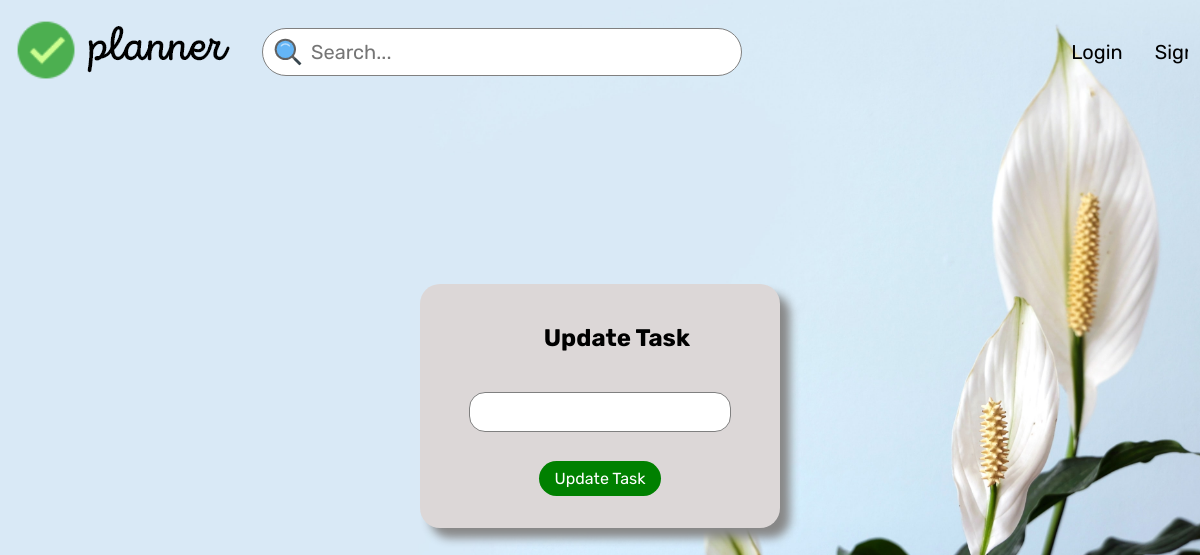
The page /update/inbox/1 on the database as committed earlier.
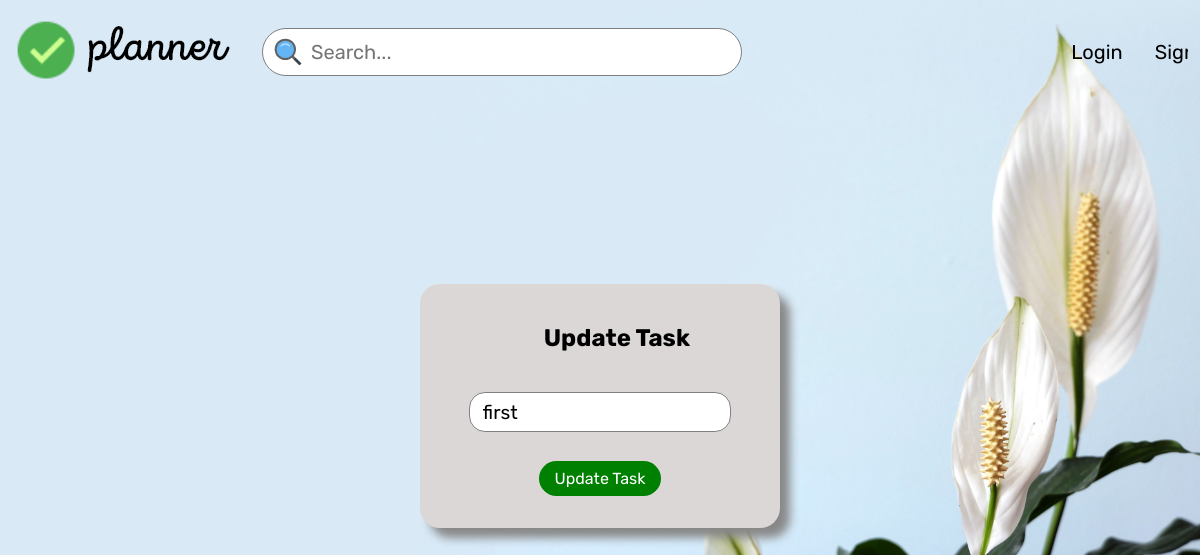
The same page on the database as committed later.
### app/models.py (models this page shows, shortened)
class Tasks(db.Model):
    sno=db.Column(db.Integer, primary_key=True)
    title=db.Column(db.String(200), nullable=False)
    complete=db.Column(db.Boolean)
    project=db.Column(db.String(300))

### app/routes.py (the view)
@app.route('/update/<project>/<int:sno>',methods=['GET','POST'])
def updatetask(sno,project):
    if request.method=='POST':
        title=request.form['title']
        todo=Tasks.query.filter_by(sno=sno).first()
        todo.title=title
        Tasks.add_todo(todo)
        return redirect(url_for('tasks',project=project))
    else:
        todo=Tasks.query.filter_by(sno=sno).first()
        return render_template('updatetask.html',todo=todo, project=project)

### app/templates/updatetask.html (shortened to what this page needs)
{% extends 'base.html' %}
{% block stylesheet %}
    <link rel="stylesheet" href="/static/css/task.css">
{% endblock stylesheet %}
{% block content %}
    <div class="addtaskwindow" style="display: block;">
        <h2 class="modal-header">Update Task</h2>
        <div>
            <form action="/update/{{project}}/{{todo.sno}}" method="POST">
              <input type="text" name="title" id="" class="taskname-holder" value='{{todo.title}}'/>
              <br />
              <input
                type="submit"
                name=""
                id=""
                value="Update Task"
                class="taskname-submit"
              />
            </form>
          </div>
    </div>
{% endblock content %}

### app/templates/base.html (shortened to what this page needs)
<!DOCTYPE html>
<html lang="en">
  <head>
    {% block header %} {% endblock header %} {% block stylesheet %} {% endblock
    stylesheet %}
    <link rel="stylesheet" href="/static/css/navbar.css" />
  </head>
  <body>
    <div class="navbar-header">
      <div class="navbar-logo">
        <a href="{{url_for('index')}}" style="text-decoration: none;">
          <img
            src="{{url_for('static',filename='/assets/icons/logo.png')}}"
            alt=""
            draggable="false"
        /></a>
      </div>
      <form action="{% block actionurl %}{% endblock actionurl %}" method="POST">
      <div class="nav-menu-container">
        <div class="nav-hide nav-searchbar">
          <img
            onclick="javascript.form.submit();"
            src="{{url_for('static',filename='/assets/icons/search_48px.svg')}}"
            alt=""
            draggable="false"
          />
          <input type="text" name="Search" id="" placeholder="Search..." />
        </div>
        </form>
        <div class="nav-hide navbar-links">
           {% if not current_user.is_authenticated %}
          <div class="navbar-items navbar-account">
            <a href="{{url_for('login')}}">Login</a>
          </div>
          {% endif %} {% if not current_user.is_authenticated %}
          <div class="navbar-items navbar-account">
            <a href="{{url_for('signup')}}">Signup</a>
          </div>
          {% endif %}
        </div>
      </div>
    {% block content %} {% endblock content %}
  </body>
</html>

### app/static/css/task.css (style rules this page uses)
body { background-image: url('/static/assets/images/bg\ \(2\).jpg'); height: 100vh; background-size: cover; background-repeat: no-repeat; }
.addtaskwindow { position: fixed; z-index: 999; display: none; text-align: center; margin: 0 auto; padding: 1rem; width: 30%; height:30%; background-color: #dcd7d7; border-radius: 20px; box-shadow: 10px 10px 10px #888888; top:35%; left: 35%; }
.addtaskwindow>h2 { padding: 1.5rem 0; }
.taskname-holder { margin: 1rem; padding: 0.8rem; width: 80%; height: 2.5rem; border-radius: 1rem; border: 1px solid grey; outline: none; font-size: 1.2rem; }
.taskname-submit { margin-top: 0.8rem; padding: 0.5rem 1rem; background-color: green; color: white; border-radius: 2rem; font-size: 1rem; border: none; cursor: pointer; }
.modal-header { margin-left: 2.1rem; }

### app/static/css/navbar.css (style rules this page uses)
* { margin: 0; padding: 0; box-sizing: border-box; font-family: 'Rubik', sans-serif; }
.navbar-header { height: 10vh; display: flex; width: 98%; background: rgba(0, 0, 0, 0); justify-content: space-between; align-items: center; margin: 1%; overflow: hidden; }
.navbar-logo { align-self: center; margin-right: 2rem; }
.nav-searchbar { display: flex; align-items: center; }
.nav-searchbar input { font-size: 1.25rem; width: 40vw; height: 3rem; border: 1px solid grey; border-radius: 100px; box-shadow: none; outline: none; padding: 1rem; padding-left: 3rem; margin-right: 1rem; }
.nav-searchbar img { position: absolute; height: 2rem; padding-left: 0.6rem; }
.navbar-links { display: flex; align-items: center; padding-right: 2.5vw; }
.nav-menu-container { display: flex; justify-content: space-between; width: 85vw; }
.navbar-items { padding-right: 2rem; display: flex; }
.navbar-items > a { text-decoration: none; color: black; align-self: center; font-size: 1.25rem; }

Rows that differ between the two databases and show on the page:
added Tasks: title "first"
